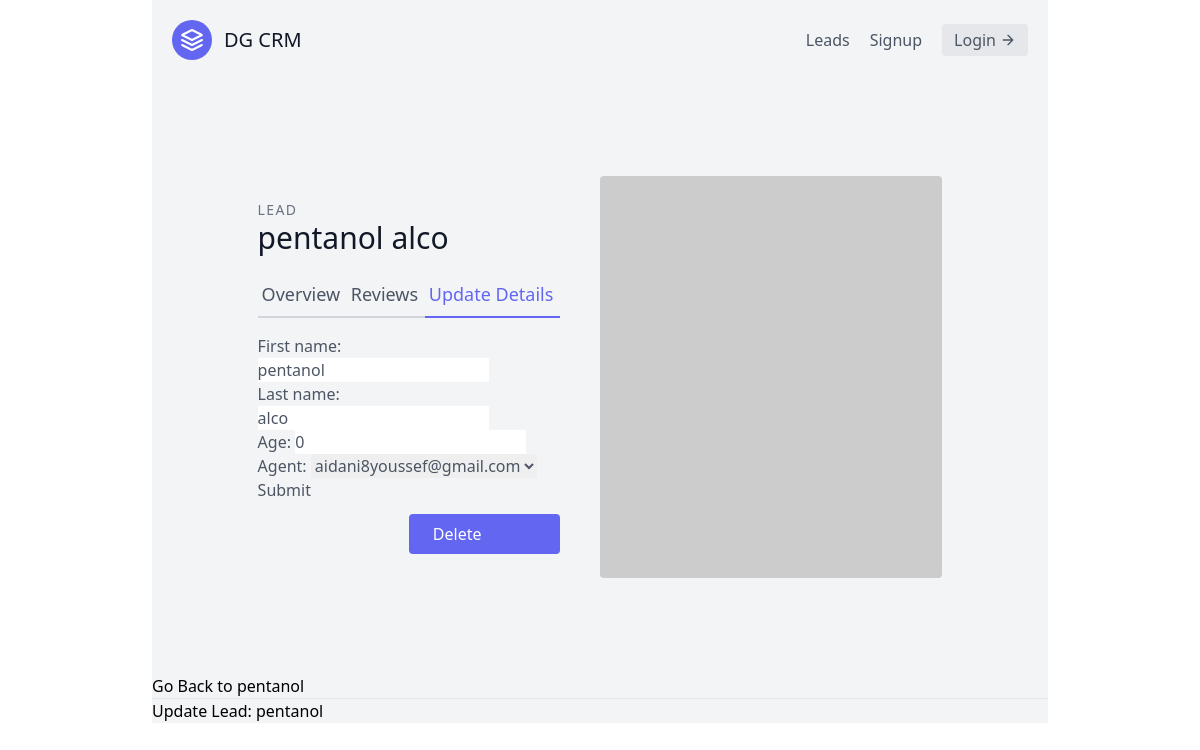
Page /leads/7/update on the committed database.
### leads/models.py (models this page shows, shortened)
class Lead(models.Model):
    SOURCE_CHOICES = (
        ('YT','Youtube'),
        ('GOOGLE','Google'),
        ('NL','NewsLetter')
    )
    first_name = models.CharField(max_length=20)
    last_name = models.CharField(max_length=20)
    age = models.IntegerField(default=0) # cant be less than 0
    phoned = models.BooleanField(default=False)
    sources = models.CharField(choices=SOURCE_CHOICES, max_length=100)
    profile_picture = models.ImageField(blank=True,null=True)
    special_files = models.FileField(blank=True,null=True)
    agent = models.ForeignKey('SalesAgents', on_delete = models.CASCADE)

### leads/views.py (the view)
# urls.py: path('<int:pk>/update',lead_update,name='lead-update'),
def lead_update(request,pk):
    lead = Lead.objects.get(id=pk)
    form = LeadModelForm(instance=lead)
    if request.method == 'POST':
        form = LeadModelForm(request.POST,instance=lead)
        if form.is_valid():
            form.save()
            return redirect('/leads')
    context = {
        'lead':lead,
        'form':form
    }
    return render(request, 'lead_update.html', context)

### leads/forms.py
class LeadModelForm(forms.ModelForm):
    class Meta:
        model = Lead
        fields = [
            'first_name',
            'last_name',
            'age',
            'agent'
        ]

### leads/models.py (called while the page is built)
    def __str__(self):
        return self.user.email

### leads/templates/lead_update.html (shortened to what this page needs)
{% extends 'base.html' %}
{% block content %}
        <section class="text-gray-600 body-font overflow-hidden">
  <div class="container px-5 py-24 mx-auto">
    <div class="lg:w-4/5 mx-auto flex flex-wrap">
      <div class="lg:w-1/2 w-full lg:pr-10 lg:py-6 mb-6 lg:mb-0">
        <h2 class="text-sm title-font text-gray-500 tracking-widest">LEAD</h2>
        <h1 class="text-gray-900 text-3xl title-font font-medium mb-4">{{ lead.first_name }} {{ lead.last_name }}</h1>
        <div class="flex mb-4">
          <a href="{% url 'leads:lead-details' lead.pk %}" class="flex-grow border-b-2 border-gray-300 py-2 text-lg px-1">
              Overview
          </a>
          <a class="flex-grow border-b-2 border-gray-300 py-2 text-lg px-1">
              Reviews
          </a>
          <a href="{% url 'leads:lead-update' lead.pk %}" class="flex-grow text-indigo-500 border-b-2 border-indigo-500 py-2 text-lg px-1">
              Update Details
          </a>
        </div>
          <form method="post">
            {{ form.as_p }}
            <button type="submit">Submit</button>
          </form>
           <a href="{% url 'leads:lead-delete' lead.pk %}" class="w-1/2 mt-3 flex ml-auto text-white bg-indigo-500 border-0 py-2 px-6 focus:outline-none hover:bg-indigo-600 rounded">Delete</a>
      </div>
      <img alt="ecommerce" class="lg:w-1/2 w-full lg:h-auto h-64 object-cover object-center rounded" src="https://dummyimage.com/400x400">
    </div>
  </div>
</section>
    <a href="{% url 'leads:lead-details' lead.pk %}">Go Back to {{ lead.first_name }}</a>
    <hr>
    <h2>Update Lead: {{ lead.first_name }}</h2>
{% endblock content %}

### rows in the picture
Lead: first_name "pentanol", last_name "alco", age "0", agent "aidani8youssef@gmail.com"
